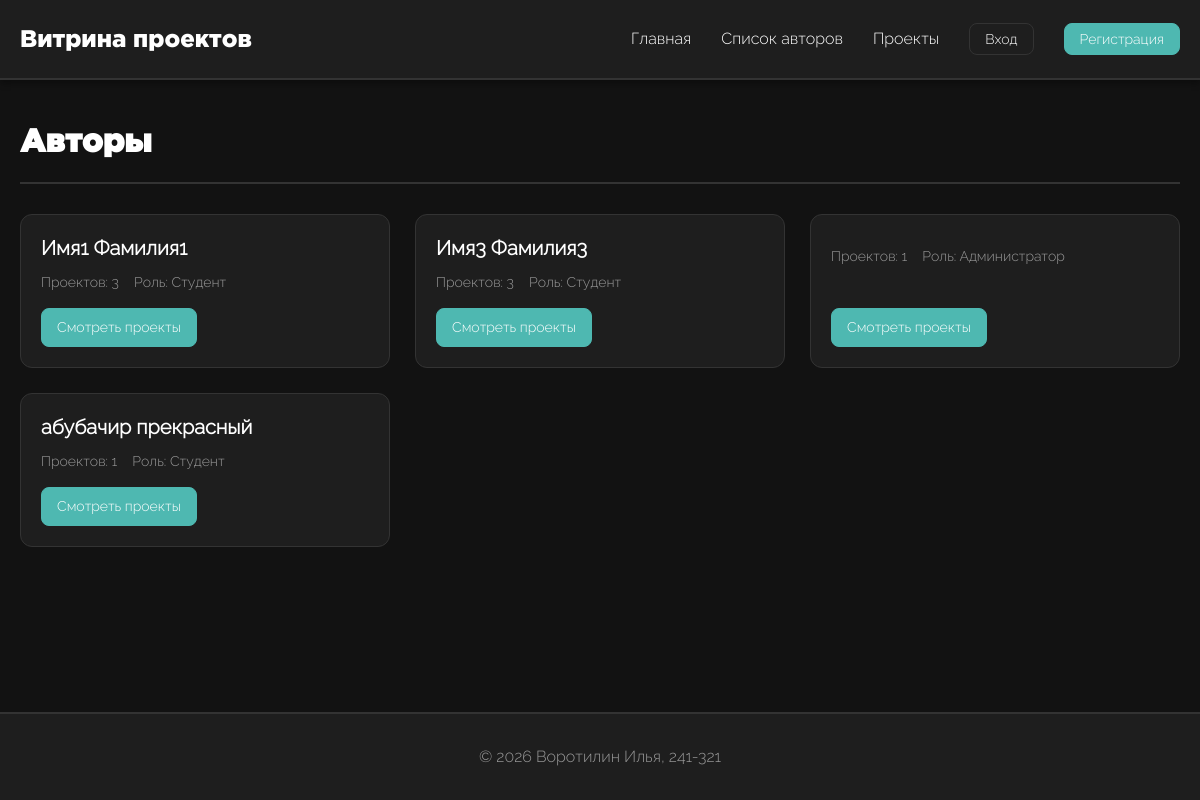
/authors/, run on an earlier commit of the app's database.
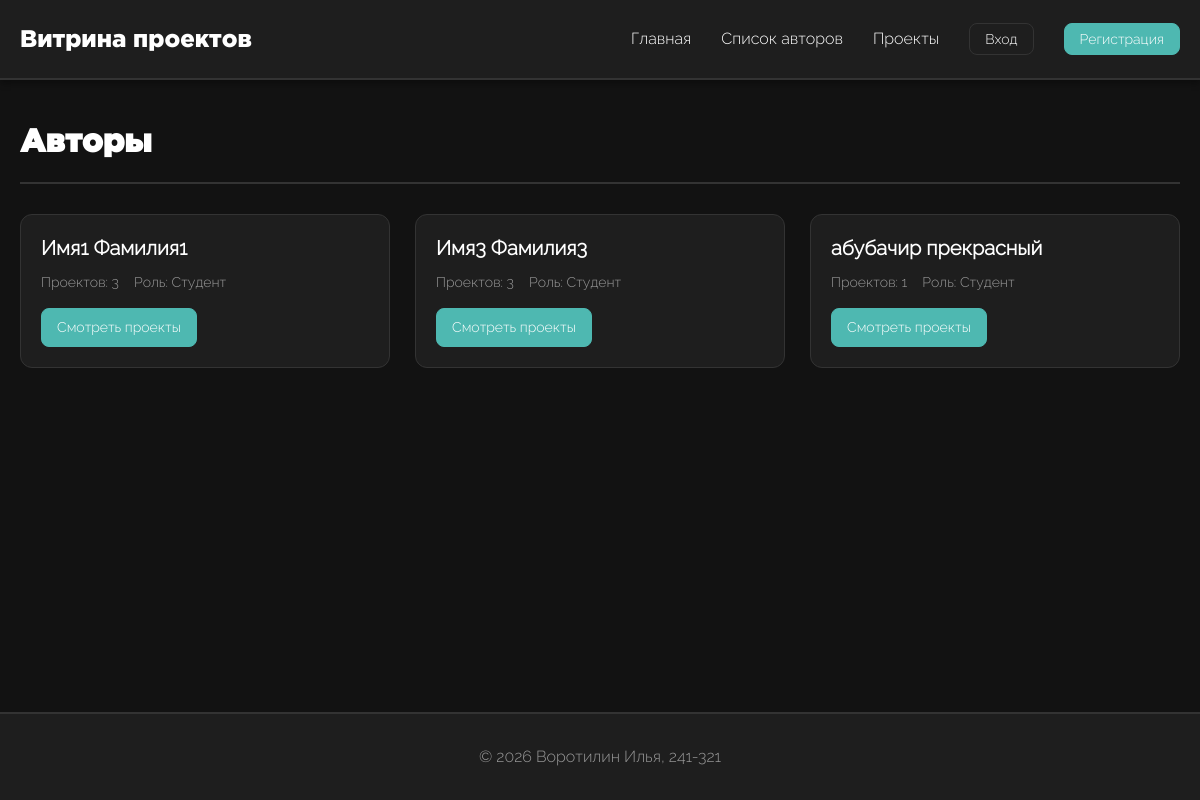
And on a later commit of the database.
### portfolio/models.py (models this page shows, shortened)
class User(AbstractUser):
    ROLE_CHOICES = [
        ('student', 'Студент'),
        ('teacher', 'Преподаватель'),
        ('admin', 'Администратор'),
    ]
    role = models.CharField(
        max_length=20,
        choices=ROLE_CHOICES,
        default='student',
        verbose_name='Роль'
    )
    photo = models.ImageField(
        upload_to='users/photos/%Y/%m/%d/',
        null=True,
        blank=True,
        verbose_name='Фотография профиля',
        validators=[FileExtensionValidator(allowed_extensions=['jpg', 'jpeg', 'png'])]
    )
    class Meta:
        verbose_name = 'Пользователь'
        verbose_name_plural = 'Пользователи'
        ordering = ['-date_joined']

### portfolio/views.py (the view)
# urls.py: path('authors/', views.AuthorListView.as_view(), name='author_list'),
class AuthorListView(ListView):
    model = User
    template_name = 'portfolio/author_list.html'
    context_object_name = 'authors'
    def get_queryset(self) -> QuerySet:
        return (
            User.objects
            .prefetch_related('projects')
            .annotate(projects_count=Count('projects'))
            .filter(projects_count__gt=0)
            .order_by('-projects_count', 'last_name')
        )

### portfolio/templates/portfolio/author_list.html (shortened to what this page needs)
{% extends 'portfolio/base.html' %}
{% block content %}
<div class="page-header">
    <h1>Авторы</h1>
</div>
{% if authors %}
    <div class="projects-grid">
        {% for author in authors %}
            <div class="project-card">
                <div class="project-content">
                    <h2 class="project-title">
                        <a href="{% url 'portfolio:author_projects' author.id %}">
                            {{ author.get_full_name }}
                        </a>
                    </h2>
                    <div class="project-meta">
                        <span>
                            Проектов: {{ author.projects_count }}
                        </span>
                        <span>
                            Роль: {{ author.get_role_display }}
                        </span>
                    </div>
                    <div class="actions">
                        <a href="{% url 'portfolio:author_projects' author.id %}"
                           class="btn btn-small">
                            Смотреть проекты
                        </a>
                    </div>
                </div>
            </div>
        {% endfor %}
    </div>
{% else %}
    <div class="empty-state">
        <h2>Авторы не найдены</h2>
        <p>В системе пока нет проектов</p>
    </div>
{% endif %}
{% endblock %}

What changed in the data, as far as the page shows it:
no longer on this page (row edited): User: projects_count "1", role "Администратор"
